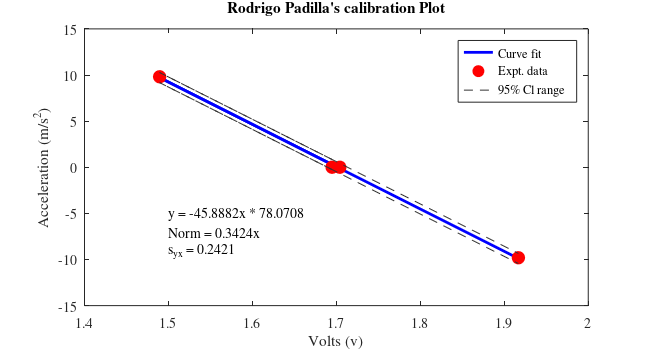
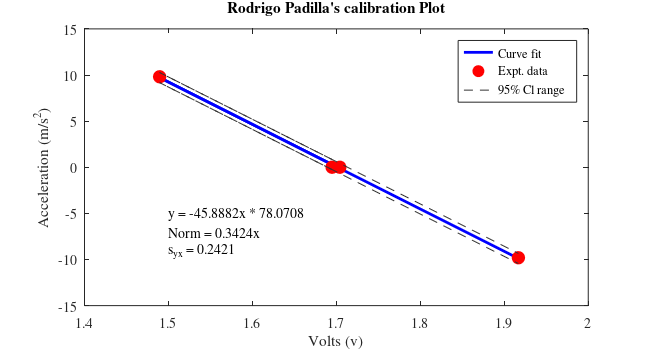

Write MATLAB code to recreate these figures, in order.
clear all
close all
clc

%% User have to manually add information
x = [1.6949 1.4895 1.7041 1.9168]; %Voltage Data
y = [0 9.81 0 -9.81]; %Angular Location of Pendulum
t_nuP= 2.262; %Value read from t-student's table
plotTitle = 'Rodrigo Padilla''s calibration Plot';
%% End of user information
[p,s] = polyfit (x,y,1); %curve fitting with 1st order fit
xfit = x;%Generating degree of freedom for the curve fit
yfit = polyval(p,xfit);
nu = s.df; %Getting degree of freedom for the curve fit 
norm = s.normr; %Getting the norm of the curve fitting
syx = norm/sqrt(nu);

%Generating figure with specific size
figure(1)
set(gcf,'unit','inches','position',[0.50 0.50 6.50 3.50],...
    'defaultaxesfontsize',10,'defaultaxesfontname','times');
%Plotting data
plot(xfit,yfit,'b-','linewidth',2);hold on
plot(x,y,'ro','markersize',9,'markerfacecolor','r')
xlabel('Volts (v)')
ylabel('Acceleration (m/s^{2})')
%Now adding 95% confidence level in the plot
y_cl_low = yfit - t_nuP*syx; %Using regression analysis
y_cl_up  = yfit + t_nuP*syx;
plot(xfit,y_cl_low,'--','color',[0.2 0.2 0.2], 'HandleVisibility','off');
plot(xfit,y_cl_up,'--','color',[0.2 0.2 0.2]);

legend('Curve fit','Expt. data','95% Cl range','location','Northeast')
title(plotTitle)
text(1.5,-5,sprintf('y = %3.4fx * %3.4f',p(1),p(2)),'Fontname','times')
text(1.5,-7,sprintf('Norm = %3.4fx',s.normr),'Fontname','times')
text(1.5,-9,sprintf('s_{yx} = %3.4f',syx),'Fontname','times')
%% Saving the files in png and pdf format
figName = ['Rodrigo_Padilla_Exp03_Part1'];
set(gcf,'PaperPositionMode','auto')
print(figName,'-dpng','-r600')
set(gcf,'PaperUnits','inches','Units','inches');
figpos = get(gcf,'Position');
set(gcf,'Papersize',figpos(3:4),'Units','inches');
print(figName,'-dpdf','-r600')
